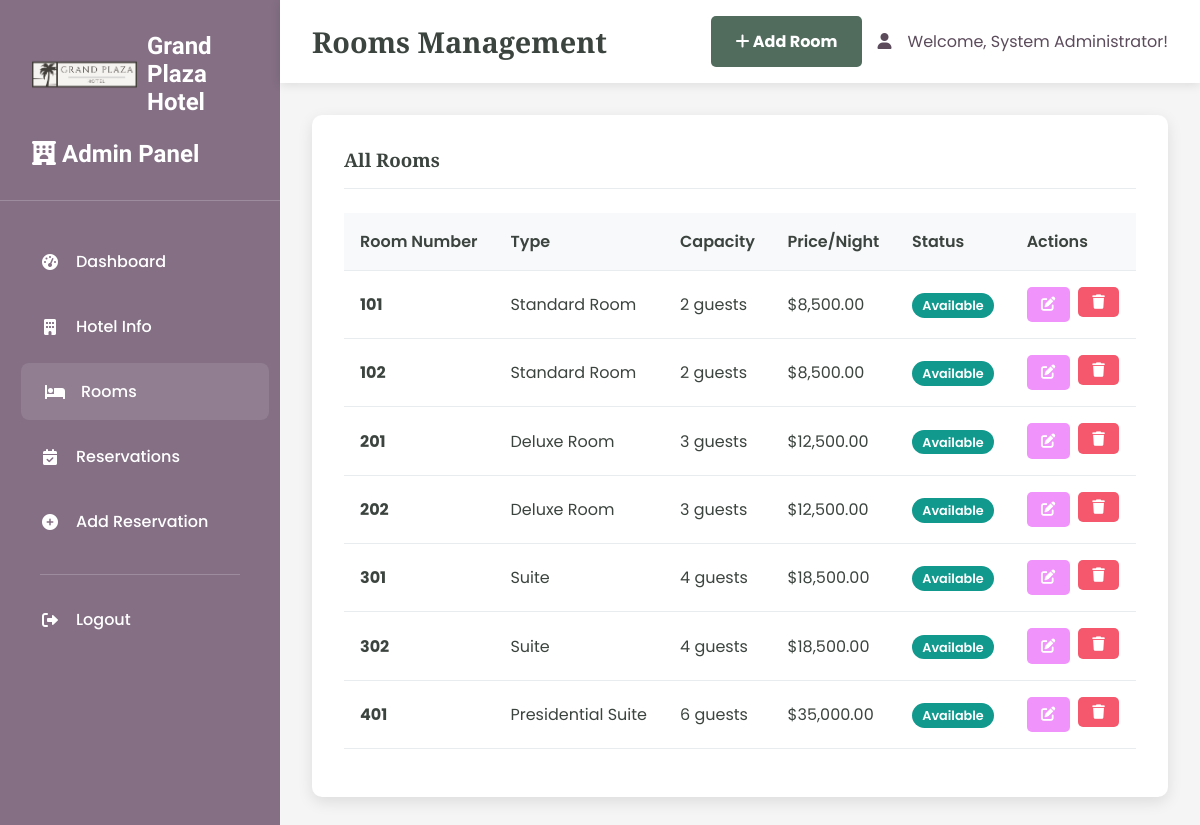
The page /admin/rooms.php (signed in) on the database as committed earlier.
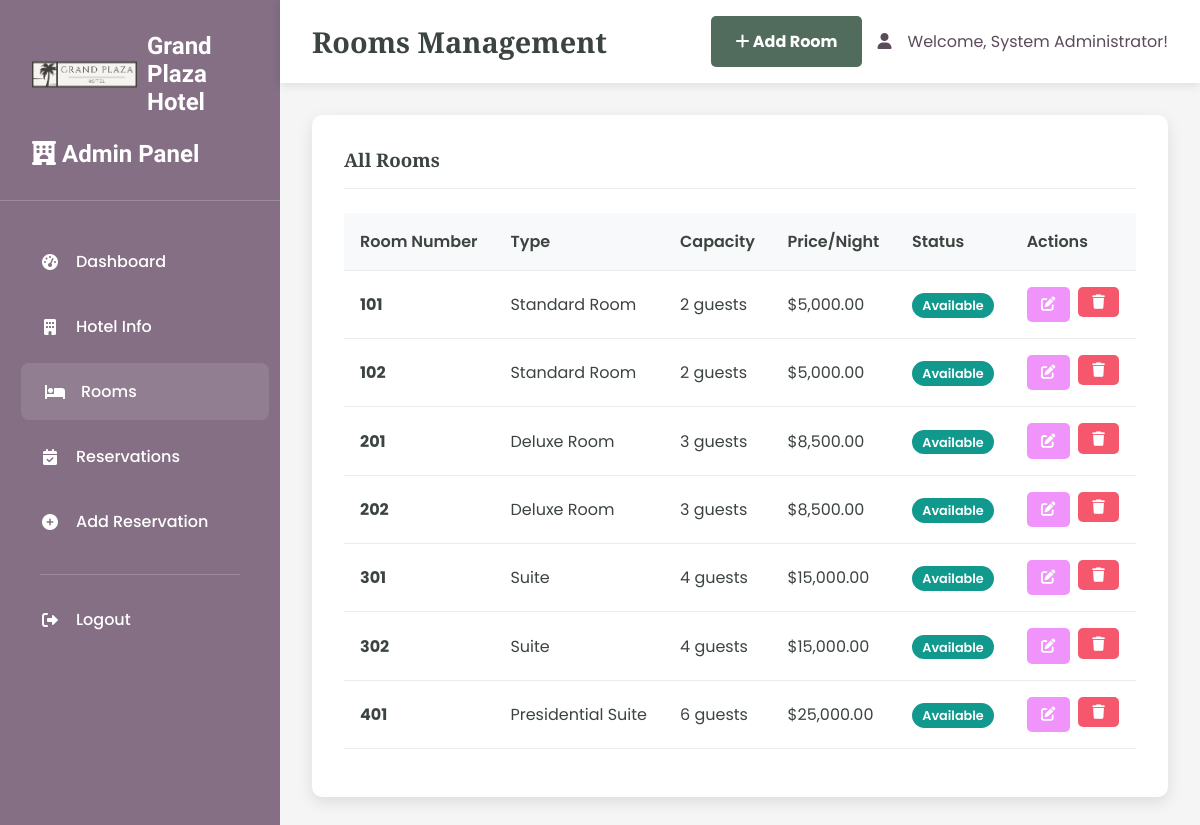
The same page on the database as committed later.
### tables this page shows
CREATE TABLE hotel (
    id INT AUTO_INCREMENT PRIMARY KEY,
    name VARCHAR(255) NOT NULL,
    address TEXT NOT NULL,
    phone VARCHAR(20),
    email VARCHAR(255),
    description TEXT,
    rating DECIMAL(2,1) DEFAULT 0.0,
    image_url VARCHAR(500),
    created_at TIMESTAMP DEFAULT CURRENT_TIMESTAMP,
    updated_at TIMESTAMP DEFAULT CURRENT_TIMESTAMP ON UPDATE CURRENT_TIMESTAMP
);

CREATE TABLE rooms (
    id INT AUTO_INCREMENT PRIMARY KEY,
    name VARCHAR(100) NOT NULL,
    room_number VARCHAR(50) NOT NULL UNIQUE,
    room_type VARCHAR(100) NOT NULL,
    capacity INT NOT NULL,
    size INT,
    price_per_night DECIMAL(10,2) NOT NULL,
    description TEXT,
    has_wifi BOOLEAN DEFAULT TRUE,
    has_tv BOOLEAN DEFAULT TRUE,
    has_ac BOOLEAN DEFAULT TRUE,
    is_available BOOLEAN DEFAULT TRUE,
    image_url VARCHAR(500),
    created_at TIMESTAMP DEFAULT CURRENT_TIMESTAMP,
    updated_at TIMESTAMP DEFAULT CURRENT_TIMESTAMP ON UPDATE CURRENT_TIMESTAMP
);

### admin/rooms.php (the view, shortened to what this page needs)
<?php
$pdo = getDBConnection();
$stmt = $pdo->query("SELECT * FROM rooms ORDER BY room_number");
$rooms = $stmt->fetchAll();
$stmt = $pdo->query("SELECT * FROM hotel LIMIT 1");
$hotel = $stmt->fetch();
?>
<!DOCTYPE html>
<html lang="en">
<head>
    <link href="https://cdnjs.cloudflare.com/ajax/libs/font-awesome/6.0.0/css/all.min.css" rel="stylesheet">
    <link rel="stylesheet" href="admin-styles.css">
</head>
<body>
    <div class="admin-container">
        <div class="sidebar">
            <div class="sidebar-header">
                <a href="../index.php" class="logo">
                    <img src="../assets/images/logo.png" alt="Hotel Logo">
                    <span class="logo-text"><?php echo htmlspecialchars($hotel['name']); ?></span>
                </a>
                <h3><i class="fas fa-hotel"></i> Admin Panel</h3>
            </div>
            <nav class="sidebar-nav">
                <div class="nav-item">
                    <a href="dashboard.php" class="nav-link">
                        <i class="fas fa-tachometer-alt"></i>
                        Dashboard
                    </a>
                </div>
                <div class="nav-item">
                    <a href="hotel.php" class="nav-link">
                        <i class="fas fa-building"></i>
                        Hotel Info
                    </a>
                </div>
                <div class="nav-item">
                    <a href="rooms.php" class="nav-link active">
                        <i class="fas fa-bed"></i>
                        Rooms
                    </a>
                </div>
                <div class="nav-item">
                    <a href="reservations.php" class="nav-link">
                        <i class="fas fa-calendar-check"></i>
                        Reservations
                    </a>
                </div>
                <div class="nav-item">
                    <a href="add_reservation.php" class="nav-link">
                        <i class="fas fa-plus-circle"></i>
                        Add Reservation
                    </a>
                </div>
                <div class="nav-divider"></div>
                <div class="nav-item">
                    <a href="?logout=1" class="nav-link">
                        <i class="fas fa-sign-out-alt"></i>
                        Logout
                    </a>
                </div>
            </nav>
        </div>
        <div class="main-content">
            <div class="top-nav">
                <h1 class="page-title">Rooms Management</h1>
                <div class="user-info">
                    <a href="?action=add" class="btn btn-primary">
                        <i class="fas fa-plus"></i>
                        Add Room
                    </a>
                    <i class="fas fa-user"></i>
                    <span>Welcome, <?php echo htmlspecialchars($_SESSION['admin_name']); ?>!</span>
                </div>
            </div>
            <div class="card">
                <div class="card-header">
                    <h3 class="card-title">All Rooms</h3>
                </div>
                <div class="table-responsive">
                    <table class="table">
                        <thead>
                            <tr>
                                <th>Room Number</th>
                                <th>Type</th>
                                <th>Capacity</th>
                                <th>Price/Night</th>
                                <th>Status</th>
                                <th>Actions</th>
                            </tr>
                        </thead>
                        <tbody>
                            <?php foreach ($rooms as $room): ?>
                            <tr>
                                <td>
                                    <strong><?php echo htmlspecialchars($room['room_number']); ?></strong>
                                </td>
                                <td><?php echo htmlspecialchars($room['room_type']); ?></td>
                                <td><?php echo htmlspecialchars($room['capacity']); ?> guests</td>
                                <td>$<?php echo number_format($room['price_per_night'], 2); ?></td>
                                <td>
                                    <span class="badge badge-<?php echo $room['is_available'] ? 'success' : 'danger'; ?>">
                                        <?php echo $room['is_available'] ? 'Available' : 'Occupied'; ?>
                                    </span>
                                </td>
                                <td>
                                    <div class="table-actions">
                                        <a href="?action=edit&id=<?php echo $room['id']; ?>" class="btn btn-warning btn-sm">
                                            <i class="fas fa-edit"></i>
                                        </a>
                                        <form method="POST" style="display: inline;" onsubmit="return confirm('Are you sure you want to delete this room?');">
                                            <button type="submit" class="btn btn-danger btn-sm">
                                                <i class="fas fa-trash"></i>
                                            </button>
                                        </form>
                                    </div>
                                </td>
                            </tr>
                            <?php endforeach; ?>
                        </tbody>
                    </table>
                </div>
            </div>
        </div>
    </div>
</body>
</html>

### admin/admin-styles.css (style rules this page uses)
body { margin: 0; font-family: 'Poppins', serif; color: #3c443f; background-color: #ffffff; }
h1, h2, h3, h4, h5, h6 { font-family: 'Libre Baskerville', sans-serif; }
a { text-decoration: none; color: inherit; }
.admin-container { display: flex; min-height: 100vh; }
.sidebar { background-color: #846f84; width: 280px; color: #ffffff; padding: 2em 0; box-shadow: 2px 0 10px rgba(0,0,0,0.1); }
.sidebar-header { padding: 0 2em 2em 2em; border-bottom: 1px solid rgba(255,255,255,0.2); margin-bottom: 2em; }
.sidebar-header h3 { font-family: 'League Spartan', sans-serif; font-size: 1.5em; margin: 0; color: #ffffff; }
.logo { display: flex; align-items: center; text-decoration: none; color: #ffffff; font-family: 'League Spartan', sans-serif; font-size: 1.5em; font-weight: bold; transition: opacity 0.3s ease; margin-bottom: 1em; }
.logo img { height: 35px; width: auto; margin-right: 10px; border-radius: 5px; }
.logo-text { color: #ffffff; text-decoration: none; }
.sidebar-nav { padding: 0 1em; }
.nav-item { margin-bottom: 0.5em; }
.nav-link { display: flex; align-items: center; padding: 1em 1.5em; color: #ffffff; border-radius: 8px; transition: all 0.3s ease; font-weight: 500; }
.nav-link:hover, .nav-link.active { background-color: rgba(255,255,255,0.1); color: #ffffff; transform: translateX(5px); }
.nav-link i { margin-right: 1em; width: 20px; text-align: center; }
.nav-divider { border-top: 1px solid rgba(255,255,255,0.2); margin: 1.5em 1.5em 1em 1.5em; }
.main-content { flex: 1; background-color: #f5f5f5; padding: 2em; }
.top-nav { background-color: #ffffff; padding: 1em 2em; margin: -2em -2em 2em -2em; box-shadow: 0 2px 10px rgba(0,0,0,0.1); display: flex; justify-content: space-between; align-items: center; }
.page-title { font-family: 'Libre Baskerville', sans-serif; font-size: 1.8em; color: #3c443f; margin: 0; }
.user-info { display: flex; align-items: center; gap: 1em; color: #5b4b5b; }
.card { background: #ffffff; border-radius: 10px; box-shadow: 0 5px 15px rgba(0,0,0,0.1); padding: 2em; margin-bottom: 2em; border: none; }
.card-header { background: none; border-bottom: 1px solid #e9ecef; padding-bottom: 1em; margin-bottom: 1.5em; }
.card-title { font-family: 'Libre Baskerville', sans-serif; color: #3c443f; margin: 0; }
.btn { padding: 0.8em 1.5em; border: none; border-radius: 5px; font-weight: bold; transition: all 0.3s ease; cursor: pointer; text-decoration: none; display: inline-block; text-align: center; }
.btn-primary { background-color: #516b5d; color: #ffffff; }
.btn-warning { background-color: #f093fb; color: #ffffff; }
.btn-danger { background-color: #f5576c; color: #ffffff; }
.btn-sm { padding: 0.5em 1em; font-size: 0.9em; }
.table { width: 100%; border-collapse: collapse; margin-bottom: 1em; }
.table th, .table td { padding: 1em; text-align: left; border-bottom: 1px solid #e9ecef; }
.table th { background-color: #f8f9fa; font-weight: 600; color: #3c443f; }
.table-actions { display: flex; gap: 0.5em; }
.badge { padding: 0.3em 0.8em; border-radius: 20px; font-size: 0.8em; font-weight: 600; }
.badge-success { background-color: #11998e; color: #ffffff; }

Rows that differ between the two databases and show on the page:
changed rooms (number 1 of 7 on the later page): price_per_night "8,500.00" → "5,000.00"
changed rooms (number 2 of 7 on the later page): price_per_night "8,500.00" → "5,000.00"
changed rooms (number 3 of 7 on the later page): price_per_night "12,500.00" → "8,500.00"
changed rooms (number 4 of 7 on the later page): price_per_night "12,500.00" → "8,500.00"
changed rooms (number 5 of 7 on the later page): price_per_night "18,500.00" → "15,000.00"
changed rooms (number 6 of 7 on the later page): price_per_night "18,500.00" → "15,000.00"
changed rooms "Presidential Suite": price_per_night "35,000.00" → "25,000.00"
